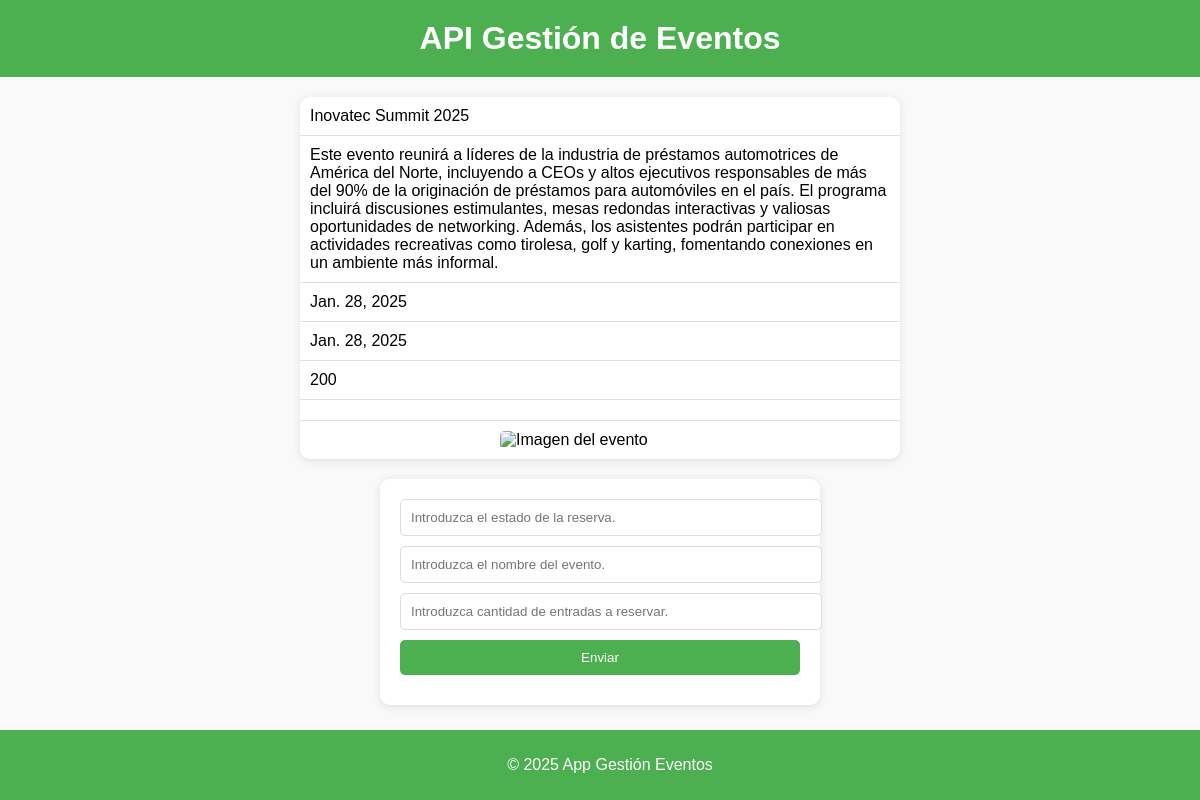
The page /evento/8/detalle on the database its author committed.
### webeventosapp/models.py (models this page shows)
class Evento(models.Model):
    nombre = models.CharField(max_length = 100)
    descripcion = models.CharField(max_length = 500)
    fecha = models.DateField()
    hora = models.TimeField()
    max_asistencias = models.IntegerField()
    usuario = models.ForeignKey(UsuarioPersonalizado, on_delete = models.CASCADE)
    url_img = models.URLField(max_length=350, null=True, blank= True)
    def __str__ (self):
        return self.nombre

### webeventosapp/views.py (the view)
# urls.py: path('evento/<int:id>/detalle', detalle_evento),
def detalle_evento(request, id):
    evento = Evento.objects.get(id=id)
    print(evento)
    evento_detalles ={"nombre": evento.nombre,
         "descripcion": evento.descripcion,
         "fecha": evento.fecha,
         "hora": evento.fecha,
         "max_asistencias": evento.max_asistencias,
         "usuario":evento.usuario.username,
         "url_img":evento.url_img,
    }
    print(evento_detalles)
    return render (request,'EventoDetalle.html', {'evento':evento_detalles})

### webeventosapp/templates/EventoDetalle.html (shortened to what this page needs)
{% extends 'base.html' %}
{% block content %}
<ul>
    <li>{{ evento.nombre }}</li>
    <li>{{ evento.descripcion }}</li>
    <li>{{ evento.fecha }}</li>
    <li>{{ evento.hora }}</li>
    <li>{{ evento.max_asistencias }}</li>
    <li>{{ evento.usuario.username }}</li>
    <li><img src="{{ evento.url_img }}" alt="Imagen del evento"></li>
</ul>
<form id="post-form">
    <input type="text" name="estado" placeholder="Introduzca el estado de la reserva.">
    <input type="text" name="evento" placeholder="Introduzca el nombre del evento.">
    <input type="number" name="max_asistencias" placeholder="Introduzca cantidad de entradas a reservar.">
    <input type="submit" value="Enviar">
</form>
{% endblock %}

### webeventosapp/templates/EventoDetalle.html (style rules this page uses)
body { font-family: 'Arial', sans-serif; background-color: #f9f9f9; margin: 0; padding: 0; }
ul { list-style-type: none; padding: 0; max-width: 600px; margin: 0 auto; background-color: white; border-radius: 10px; box-shadow: 0 2px 10px rgba(0, 0, 0, 0.1); }
li { padding: 10px; border-bottom: 1px solid #ddd; }
li:last-child { border-bottom: none; }
img { width: 100%; height: auto; max-width: 200px; margin: 0 auto; display: block; border-radius: 5px; }
form { background-color: #fff; padding: 20px; border-radius: 10px; box-shadow: 0 2px 10px rgba(0, 0, 0, 0.1); margin-top: 20px; max-width: 400px; margin: 20px auto; }
input[type="text"], input[type="number"], input[type="submit"] { width: 100%; padding: 10px; margin-bottom: 10px; border: 1px solid #ddd; border-radius: 5px; }
input[type="submit"] { background-color: #4CAF50; color: white; border: none; cursor: pointer; }

### rows shown on the page
Evento: nombre "Inovatec Summit 2025", descripcion "Este evento reunirá a líderes de la industria de préstamos automotrices de América del Norte, incluyendo a CEOs y altos ejecutivos responsables de más del 90% de la originación de préstamos para automóviles en el país. El programa incluirá discusiones estimulantes, mesas redondas interactivas y valiosas oportunidades de networking. Además, los asistentes podrán participar en actividades recreativas como tirolesa, golf y karting, fomentando conexiones en un ambiente más informal.", fecha "Jan. 28, 2025", hora "Jan. 28, 2025"

### other values the page prints
{{ evento.max_asistencias }} "200"
